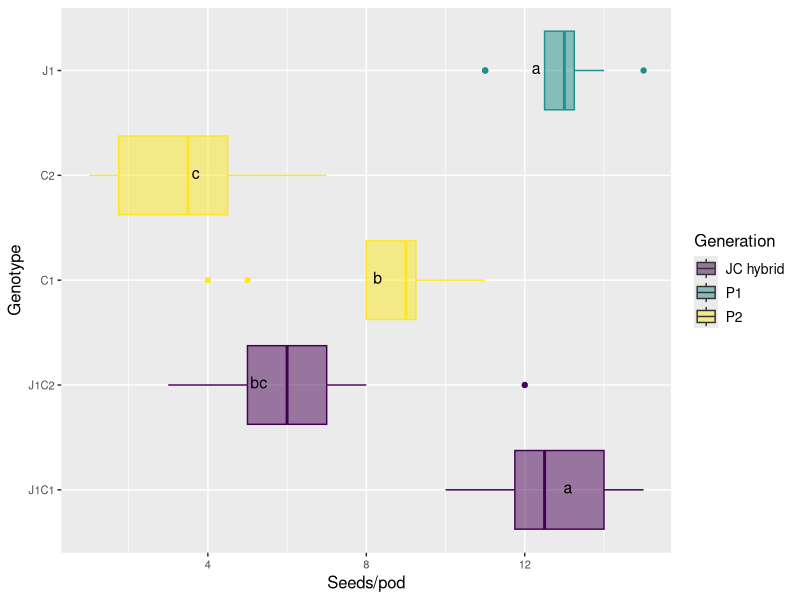

Recreate this plot in R.
# Comparison 3X: seeds_per_pod in JC hybrids
#load packages 
install.packages("multcompView")
install.packages("viridis")

library(viridis)
library(tidyverse)
library(dplyr)
library(ggplot2)
library(ggplot2)
library(ggpubr)
library(datasets)
library(multcompView)


# vollständige Rohdatentabelle laden ######
setwd("C:/Users/Helen Behn/Documents/R/EPPN Data Analysis/Final raw data table")
DATA <- read_csv("EPPN raw data complete 220419.csv")

#drop first column
DATA = DATA[,2:37]
View(DATA)

# subsetting
comp_3X <- DATA[DATA$Genotype %in% c("C1", "C2", "J1", "J1C1", "J1C2"), ]
head(comp_3X)
View(comp_3X)

#create column giving generation###############################################
comp_3X <- comp_3X %>%
  mutate(Generation = case_when(
    Genotype == "J1" ~ "P1",
    Genotype == "C1" ~ "P2",
    Genotype == "C2" ~ "P2",
    Genotype == "J1C1" ~ "JC hybrid",
    Genotype == "J1C2" ~ "JC hybrid"))
view(comp_3X)


# Boxplot with CLD nach Rosane Rech##########################################################
# loading the appropriate libraries
library(datasets)
library(ggplot2)
library(multcompView)
library(dplyr)

# analysis of variance
anova <- aov(seeds_per_pod ~ Genotype, data = comp_3X)
summary(anova)

# Tukey's test
tukey <- TukeyHSD(anova)
print(tukey)

# compact letter display
cld <- multcompLetters4(anova, tukey)
print(cld)

# table with factors and 3rd quantile
Tk <- group_by(comp_3X, Genotype) %>%
  summarise(mean = round(mean(seeds_per_pod, na.rm = TRUE), digits = 1), quant = round(quantile(seeds_per_pod, probs = 0.75, na.rm = TRUE), digits = 1)) %>%
  arrange(desc(mean)) #WICHTIG: arrange(desc(mean)) muss hier rein!!!

# extracting the compact letter display and adding to the Tk table
cld <- as.data.frame.list(cld$Genotype)
Tk$cld <- cld$Letters

#create column giving generation###############################################
ANOVA_Tukey_3X <- Tk %>%
  mutate(Generation = case_when(
    Genotype == "J1" ~ "P1",
    Genotype == "C1" ~ "P2",
    Genotype == "C2" ~ "P2",
    Genotype == "J1C1" ~ "JC hybrid",
    Genotype == "J1C2" ~ "JC hybrid"))
view(ANOVA_Tukey_3X)

# Reorder factor levels in comp_3 and ANOVA_Tukey_3
comp_3Xord <- comp_3X                             
comp_3Xord$Genotype <- factor(comp_3Xord$Genotype,     
                             levels = c("J1C1", "J1C2", "C1", "C2", "J1"))

ANOVA_Tukey_3Xord <- ANOVA_Tukey_3X                             
ANOVA_Tukey_3Xord$Genotype <- factor(ANOVA_Tukey_3Xord$Genotype,     
                                    levels = c("J1C1", "J1C2", "C1", "C2", "J1"))

# boxplot seeds_per_pod##############################################################
ggplot(comp_3Xord, aes(Genotype, seeds_per_pod, fill = Generation, color = Generation)) + 
  geom_boxplot() +
  labs(x="Genotype", y="Seeds/pod") +
  geom_text(data = ANOVA_Tukey_3Xord, aes(x = Genotype, y = quant, label = cld), color = "black", size = 4, vjust = 0.3, hjust = 4.5) +
  coord_flip() +
  theme(axis.title = element_text(size = 16),
        legend.text = element_text(size = 10),
        legend.title = element_text(size = 12),
        axis.title.x = element_text(size = 12),
        axis.title.y = element_text(size = 12),
        axis.text.x = element_text(size = 8),
        axis.text.y = element_text(size = 8)) +
  scale_color_viridis(discrete = TRUE, option = "D", direction = 1, guide = "none", alpha = 1) +  #legend removed by guide = "none" 
  scale_fill_viridis(discrete = TRUE, option = "D", direction = 1, alpha = 0.5)
